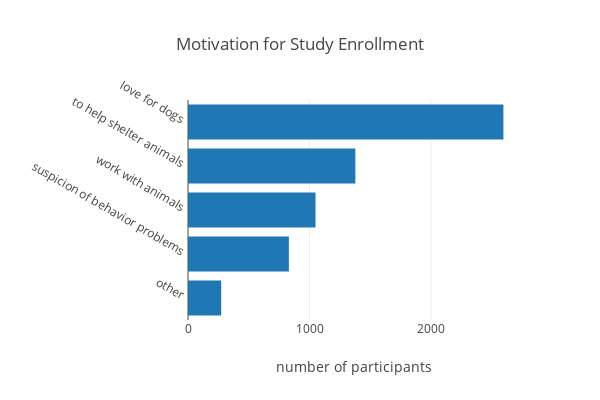

The notebook cell this image was saved under:
### Markdown cell above
## Reasons for Joining the Study

### Code cell
# Create the necessary dataframe.
fields = ('question_reason_for_part_1, question_reason_for_part_2, '
          'question_reason_for_part_3, question_reason_for_part_4, '
          'question_reason_for_part_5')
labels = ['love for dogs', 'to help shelter animals', 'suspicion of behavior problems',
          'work with animals', 'other']
df = createNumericDataFrame(USER_TABLE, fields, labels, filtered=False)
    
# Create a bar graph to illustrate breakdown of responses.
sums = df.sum()
sums = sums.sort_values(ascending=True)
data = [go.Bar(y=sums.index.values,
               x=sums.values,
               orientation='h')]
layout = go.Layout(title="Motivation for Study Enrollment",
                   xaxis=dict(title='number of participants'),
                   yaxis=dict(title='',
                              automargin=True,
                              tickangle=30,
                              tickprefix=' ',
                              ticksuffix=' '),
                   width=600,
                   height=400)
fig = go.Figure(data=data, layout=layout)
py.iplot(fig)

# NOTE: This does not include a count of users who did not provide a reason.

### Figure 1 — Plotly figure (JSON) as saved in the notebook; plotly's stock layout.template omitted (floating-point values rounded to 4 significant figures)
{"data": [{"orientation": "h", "type": "bar", "x": [273, 830, 1049, 1377, 2595], "y": ["other", "suspicion of behavior problems", "work with animals", "to help shelter animals", "love for dogs"]}], "layout": {"height": 400, "title": "Motivation for Study Enrollment", "width": 600, "xaxis": {"title": "number of participants"}, "yaxis": {"automargin": true, "tickangle": 30, "tickprefix": " ", "ticksuffix": " ", "title": ""}}}
